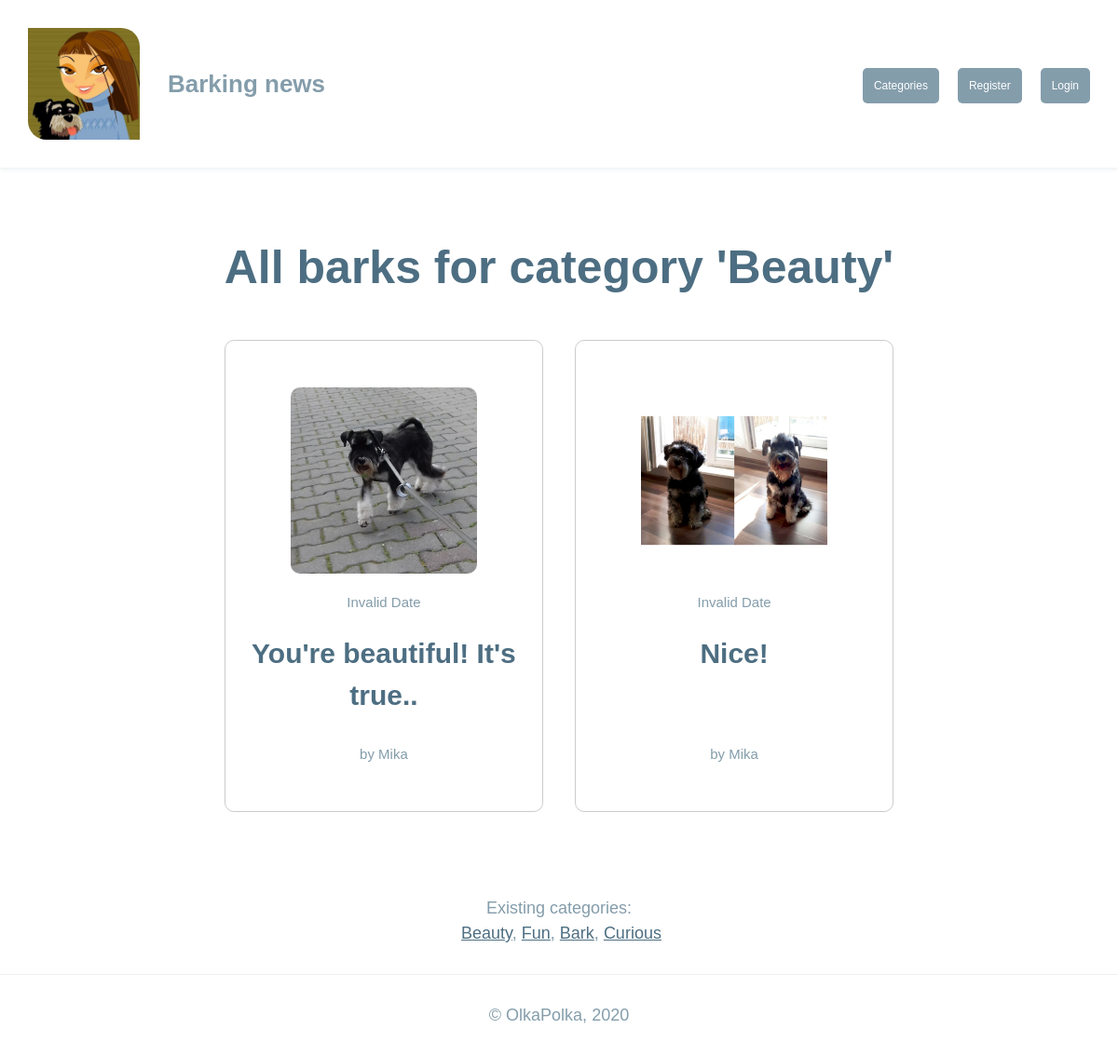
The page /category on the database its author committed.
### tables this page shows
CREATE TABLE 'categories' ('category_id' integer PRIMARY KEY AUTOINCREMENT NOT NULL,'category_title' varchar(255));

CREATE TABLE 'articles' ('article_id' integer PRIMARY KEY NOT NULL, 'title' text, 'image' text, 'text' text, 'author_id' integer, 'date' datetime,'category_id_article' integer);

CREATE TABLE 'users' (
'id' INTEGER PRIMARY KEY,'username' text,
'hash' TEXT
);

### application.py (the view)
@app.route('/category')
def category_route():
    id = request.args.get('id', default = 1, type = int)
    categoryName = db.execute("SELECT category_title FROM categories WHERE category_id=:id",
                            id=id)
    articles = db.execute("SELECT title, image, date, author_id, username, article_id FROM articles JOIN users ON users.id=articles.author_id WHERE category_id_article=:id",
                            id=id)
    currentCategories = db.execute("SELECT * FROM categories")
    return render_template("category.html", categoryName=categoryName[0]['category_title'], articles=articles, currentCategories=currentCategories)

### application.py (called while the page is built)
@app.after_request
def after_request(response):
    response.headers["Cache-Control"] = "no-cache, no-store, must-revalidate"
    response.headers["Expires"] = 0
    response.headers["Pragma"] = "no-cache"
    return response

### templates/category.html (shortened to what this page needs)
{% extends "layout.html" %}
{% block main %}
    <h2 class="pagetitle">All barks for category '{{categoryName}}'</h2>
    {% if articles %}
        <ul class="news-list">
            {% for row in articles %}
                 <li>
                    <div class="news-wrapper">
                        {% if row["image"] %}
                            <a href='article?id={{row["article_id"]}}'>
                                <img src='static/images/preview/preview_{{ row["image"] }}' alt={{ row["title"] }} />
                            </a>
                        {% endif %}
                        <div class="news-inner">
                            <div class="news-date">{{ row["date"] }}</div>
                            <a href='article?id={{row["article_id"]}}' class="news-title"><h3>{{ row["title"] }}</h3></a>
                        </div>
                        <div class="news-author">by {{ row["username"] }}</div>
                    </div>
                </li>
            {% endfor %}
        </ul>
        <div class="categories">
            Existing categories:
            {% if currentCategories %}
                <ul class="categories-list">
                    {% for row in currentCategories %}
                        <li><a href='category?id={{ row["category_id"] }}'>{{ row["category_title"] }}</a></li>
                    {% endfor %}
                </ul>
            {% else %}
                <p>There are no categories yet.</p>
            {% endif %}
        </div>
    {% else %}
        <p>There are no categories yet.</p>
    {% endif %}
{% endblock %}

### static/styles.css (style rules this page uses)
body { margin: 0; font-size: 18px; font-family: Arial, Helvetica, sans-serif; color: #849DAB; }
a { color: #4d6e82; }
.pagetitle { margin: 40px 0; color: #4d6e82; font-weight: bold; font-size: 50px; }
.news-list { display: flex; flex-wrap: wrap; list-style: none; padding: 0; margin: 75px 0 0; justify-content: center; }
.news-list li { width: 100%; margin: 0 0 50px; border-radius: 10px; padding: 50px 20px; box-sizing: border-box; border: 1px solid rgba(0, 0, 0, 0.2); }
.news-wrapper { display: flex; flex-direction: column; min-height: 100%; }
.news-list li img { height: 200px; width: auto; display: block; margin: auto; border-radius: 10px; }
.news-date { font-size: 15px; margin: 20px 0; }
.news-inner { flex-grow: 1; }
.news-title { text-decoration: none; color: #4d6e82; }
.news-title h3 { margin: 0 0 20px; font-size: 30px; }
.news-author { font-size: 15px; margin: 10px 0 0; }
.categories { width: 300px; margin: 40px auto 0; }
.categories-list { display: flex; justify-content: center; }
.categories-list li { margin-left: 5px; }
.categories-list li:after { content: ','; }
.categories-list li:last-child:after { content: ''; }
@media screen and (min-width: 768px) { .news-list li { width: 48%; margin: 0 1% 50px; } }
@media screen and (min-width: 1024px) { .news-list li { width: 30%; margin: 0 1.5% 50px; } }

### rows shown on the page
categories: category_title "Beauty"
articles: image (picture), title "You're beautiful! It's true..", username "Mika"
articles: image (picture), title "Nice!", username "Mika"
categories: category_title "Fun"
categories: category_title "Bark"
categories: category_title "Curious"
